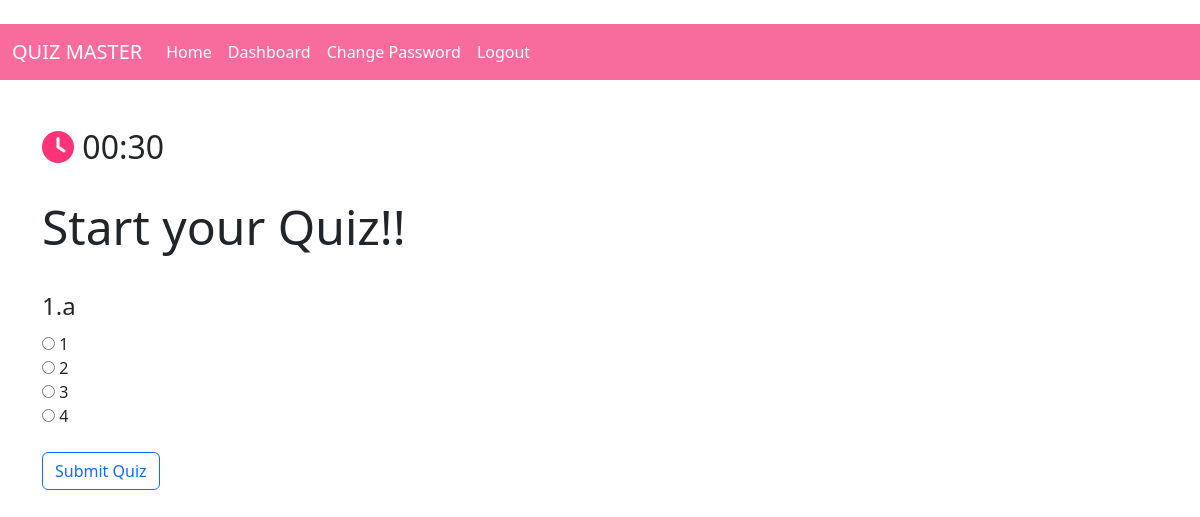
Page /display/questions/user/1 (signed in) on the committed database.
### models.py (models this page shows)
class Quiz(db.Model):
    id=db.Column(db.Integer,primary_key=True)
    chapter_id=db.Column(db.Integer,db.ForeignKey('chapter.id',ondelete="CASCADE"),nullable=False)
    date_of_quiz=db.Column(db.Date,nullable=False)
    time_duration=db.Column(db.String(5),nullable=False)
    Remarks=db.Column(db.String(500))
    total_marks=db.Column(db.Integer)
    Qualifying_marks=db.Column(db.Integer,nullable=False)
    questions=db.relationship('Questions',backref='quiz',lazy=True,cascade="all, delete-orphan", passive_deletes=True)
    scores=db.relationship('Scores',backref='quiz',lazy=True,cascade="all, delete-orphan", passive_deletes=True)

class Questions(db.Model):
    id=db.Column(db.Integer,primary_key=True)
    quiz_id=db.Column(db.Integer,db.ForeignKey('quiz.id',ondelete="CASCADE"),nullable=False)
    question_statement=db.Column(db.String(1000),nullable=False)
    Option_1=db.Column(db.String(500),nullable=False)
    Option_2=db.Column(db.String(500),nullable=False)
    Option_3=db.Column(db.String(500),nullable=False)
    Option_4=db.Column(db.String(500),nullable=False)
    Answer_option_no=db.Column(db.Integer,nullable=False)
    Answer=db.Column(db.String(500),nullable=False)

### controllers/routes.py (the view)
@app.route('/display/questions/user/<int:id>')
@user_auth
def display_questions_user(id):
     questions=Questions.query.filter_by(quiz_id=id)
     quiz=Quiz.query.get(id)
     return render_template('questions_user.html',questions=questions,quiz=quiz)

### controllers/routes.py (called while the page is built)
def user_auth(func):
    @wraps(func)
    def inner(*args,**kwargs):
        if 'user_id' in session:
            return func(*args,**kwargs)
        else:
            flash('Please Login to continue further!')
            return redirect(url_for('user_login'))
    return inner

### templates/questions_user.html (shortened to what this page needs)
{% extends 'basic_layout.html' %}
{%block NAVBAR%}
{%include 'navbar_user.html'%}
{% endblock %}
{% block BODY %}
 <div>
    <h2><i class="fas fa-clock" style="color: #ff3377;"></i> 0{{quiz.time_duration}}</h2>
</div><br>
<h5 class="display-5">Start your Quiz!! </h5><br>
<form action="" method="POST" class="form">
    {% for question in questions %}
        <fieldset>
            <legend>{{ loop.index }}.{{ question.question_statement }}</legend>
            <label for="1">
                <input type="radio" name="{{question.id}}" value="1">
                {{ question.Option_1 }}
            </label><br>
            <label for="2">
                <input type="radio" name="{{question.id}}" value="2">
                {{ question.Option_2 }}
            </label><br>
            <label for="3">
                <input type="radio" name="{{question.id}}" value="3">
                {{ question.Option_3 }}
            </label><br>
            <label for="4">
                <input type="radio" name="{{question.id}}" value="4">
                {{ question.Option_4 }}
            </label><br>
        </fieldset>
        <br>
    {% endfor %}
    <button type="submit" class="btn btn-outline-primary">Submit Quiz</button>
</form><br><br><br>
{% endblock %}

### rows in the picture
Quiz: time_duration "0:30"
Questions: question_statement "a", Option_1 "1", Option_2 "2", Option_3 "3", Option_4 "4"
